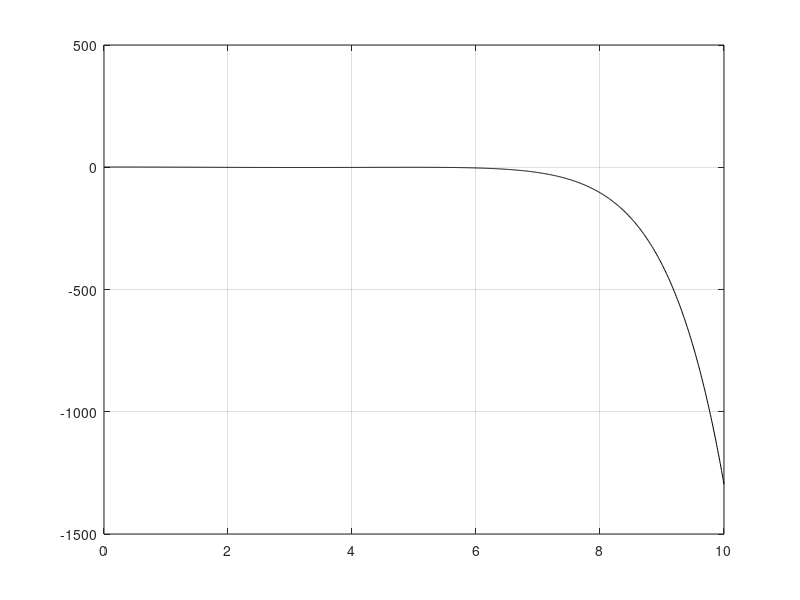

Here is the MATLAB script that generated this plot:
clear,clc,close all
x=0:0.01:10;
N=5;
d=0;

mu=3.7;
alpha=0.5;

   for n=0:N
          d=d+((x.^(2*n))*((-1).^n))/factorial(2*n);
 end 
   

    
plot(x,d,'k'),grid on
